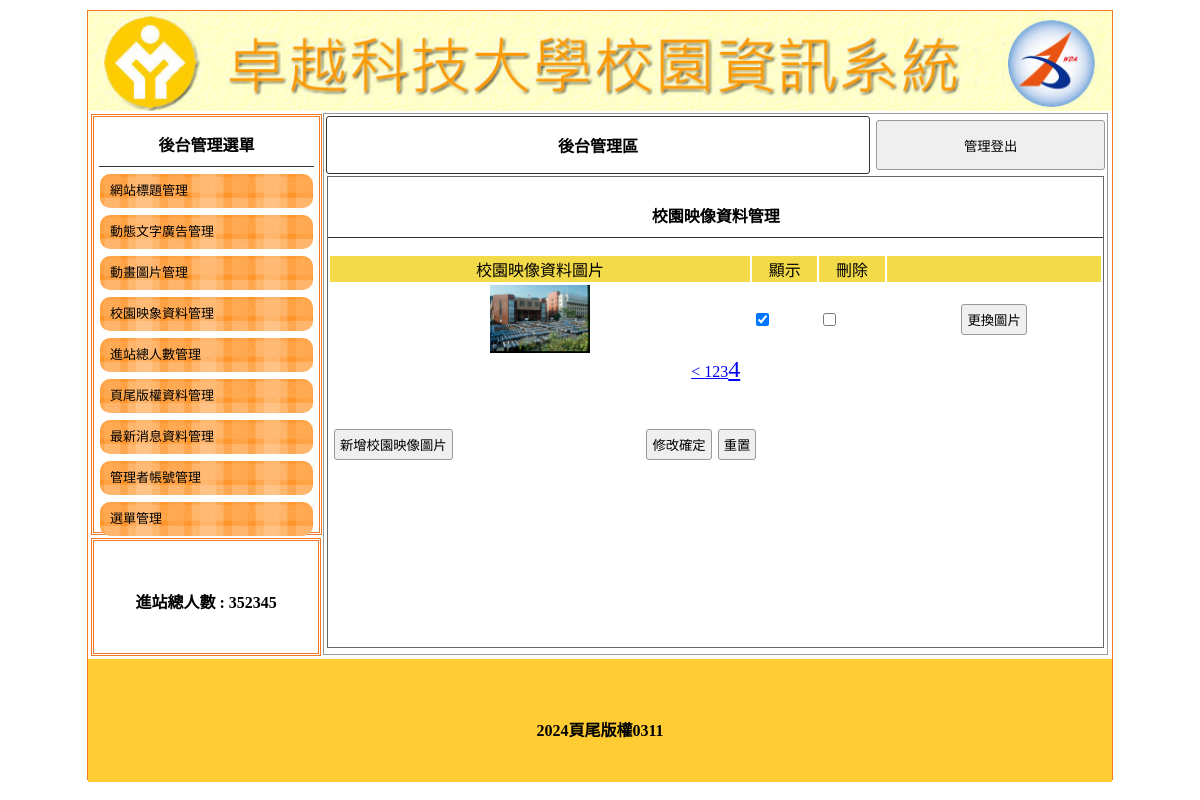
Screenshot of /back.php?do=image&p=4 with the database file from the repository.
### tables this page shows
CREATE TABLE `title` (
  `id` int(10) UNSIGNED NOT NULL,
  `img` text NOT NULL,
  `text` text NOT NULL,
  `sh` int(1) NOT NULL
);

CREATE TABLE `total` (
  `id` int(10) UNSIGNED NOT NULL,
  `total` int(10) NOT NULL
);

CREATE TABLE `image` (
  `id` int(10) UNSIGNED NOT NULL,
  `img` text NOT NULL,
  `sh` int(1) NOT NULL
);

CREATE TABLE `bottom` (
  `id` int(10) NOT NULL,
  `bottom` text NOT NULL
);

### api/db.php (called while the page is built, shortened)
<?php
class DB{
    protected $dsn='mysql:host=localhost;charset=utf8;dbname=web19_01';
    protected $pdo;
    protected $table;
    public function __construct($table){
        $this->table=$table;
        $this->pdo=new PDO($this->dsn,'root','');
    }
    private function a2s($array) {
        foreach ($array as $col => $val) {
            $tmp[]="`$col`='$val'";
        }
        return $tmp;
    }
    private function sql_all($sql,$array,$other) {
        if (isset($this->table)&&!empty($this->table)) {
            if (is_array($array)) {
                if (!empty($array)) {
                    $tmp=$this->a2s($array);
                    $sql.="where".join("&&",$tmp);
                }
            }else{
                $sql.="$array";
            }
            $sql.=$other;
            return $sql;
        }
    }
    function all($where='',$other='') {
        $sql="select * from `$this->table`";
        $sql=$this->sql_all($sql,$where,$other);
        return $this->pdo->query($sql)->fetchAll(PDO::FETCH_ASSOC);
    }
    function count($where='',$other='') {
        $sql="select count(*) from `$this->table`";
        $sql=$this->sql_all($sql,$where,$other);
        return $this->pdo->query($sql)->fetchColumn();
    }
    function find($id){
        $sql="select * from `$this->table`";
        if (is_array($id)) {
            if (!empty($id)) {
                $tmp=$this->a2s($id);
                $sql.="where".join("&&",$tmp);
            }
        }else{
            $sql.="where `id`='$id'";
        }
        return $this->pdo->query($sql)->fetch(PDO::FETCH_ASSOC);
    }
    function save($array){
        if (isset($array['id'])) {
            $sql="update `$this->table` set";
            if (!empty($array)) {
                $tmp=$this->a2s($array);
            }
            $sql.=join(",",$tmp);
            $sql.="where `id`='{$array['id']}'";
        }else{
            $sql="insert into `$this->table`";
            $cols="(`".join("`,`",array_keys($array))."`)";
            $vals="('".join("','",$array)."')";
            $sql=$sql.$cols."values".$vals;
        }
        return $this->pdo->exec($sql);
    }
}
$Bottom=new DB('bottom');
$Total=new DB('total');
$Title=new DB('title');
$Image=new DB('image');

### back.php (the view, shortened to what this page needs)
<?php
include_once "./api/db.php";
$bottom=$Bottom->find(1);
$total=$Total->find(2);
$title=$Title->find(['sh'=>1]);
?>
<!DOCTYPE html PUBLIC "-//W3C//DTD XHTML 1.0 Transitional//EN" "http://www.w3.org/TR/xhtml1/DTD/xhtml1-transitional.dtd">
<html xmlns="http://www.w3.org/1999/xhtml">
<head>
	<link href="./css/css.css" rel="stylesheet" type="text/css">
</head>
<body>
	<div id="main">
		<a title="" href="index.php">
			<div class="ti" style="background:url(./img/<?=$title['img'];?>); background-size:cover;"></div>
		</a>
		<div id="ms">
			<div id="lf" style="float:left;">
				<div id="menuput" class="dbor">
					<span class="t botli">後台管理選單</span>
					<a style="color:#000; font-size:13px; text-decoration:none;" href="?do=title">
						<div class="mainmu">
							網站標題管理 </div>
					</a>
					<a style="color:#000; font-size:13px; text-decoration:none;" href="?do=ad">
						<div class="mainmu">
							動態文字廣告管理 </div>
					</a>
					<a style="color:#000; font-size:13px; text-decoration:none;" href="?do=mvim">
						<div class="mainmu">
							動畫圖片管理 </div>
					</a>
					<a style="color:#000; font-size:13px; text-decoration:none;" href="?do=image">
						<div class="mainmu">
							校園映象資料管理 </div>
					</a>
					<a style="color:#000; font-size:13px; text-decoration:none;" href="?do=total">
						<div class="mainmu">
							進站總人數管理 </div>
					</a>
					<a style="color:#000; font-size:13px; text-decoration:none;" href="?do=bottom">
						<div class="mainmu">
							頁尾版權資料管理 </div>
					</a>
					<a style="color:#000; font-size:13px; text-decoration:none;" href="?do=news">
						<div class="mainmu">
							最新消息資料管理 </div>
					</a>
					<a style="color:#000; font-size:13px; text-decoration:none;" href="?do=admin">
						<div class="mainmu">
							管理者帳號管理 </div>
					</a>
					<a style="color:#000; font-size:13px; text-decoration:none;" href="?do=menu">
						<div class="mainmu">
							選單管理 </div>
					</a>
				</div>
				<div class="dbor" style="margin:3px; width:95%; height:20%; line-height:100px;">
					<span class="t">進站總人數 :
						<?=$total['total'];?> </span>
				</div>
			</div>
			<div class="di" style="height:540px; border:#999 1px solid; width:76.5%; margin:2px 0px 0px 0px; float:left; position:relative; left:20px;">
				<table width="100%">
					<tbody>
						<tr>
							<td style="width:70%;font-weight:800; border:#333 1px solid; border-radius:3px;" class="cent"><a href="?do=admin" style="color:#000; text-decoration:none;">後台管理區</a></td>
							<td><button onclick="location.href='./api/logout.php'" style="width:99%; margin-right:2px; height:50px;">管理登出</button></td>
						</tr>
					</tbody>
				</table>
				<?php
				$do = $_GET['do'] ?? 'main';
				$file = "./back/$do.php";
				if (file_exists($file)) {
					include $file;
				} else {
					include "./back/main.php";
				}
				?>
			</div>
		</div>
		<div style="width:1024px; left:0px; position:relative; background:#FC3; margin-top:4px; height:123px; display:block;">
			<span class="t" style="line-height:123px;"><?=$bottom['bottom'];?></span>
		</div>
	</div>
</body>
</html>

### back/image.php (shortened to what this page needs)
<div style="width:99%; height:87%; margin:auto; overflow:auto; border:#666 1px solid;">
    <p class="t cent botli">校園映像資料管理</p>
    <form method="post" action="./api/edit.php">
        <table width="100%">
            <tbody>
                <tr class="yel">
                    <td width="45%">校園映像資料圖片</td>
                    <td width="7%">顯示</td>
                    <td width="7%">刪除</td>
                    <td width="23%"></td>
                </tr>
                <?php
                $total = $Image->count();
                $div = 3;
                $page = ceil($total / $div);
                $now = $_GET['p'] ?? 1;
                $start = ($now - 1) * $div;
                $images = $Image->all("limit $start,$div");
                foreach ($images as $image) {
                ?>
                    <tr>
                        <td class="cent"><img style="width: 100px;height:68px" src="./img/<?= $image['img']; ?>" alt=""></td>
                        <td><input type="checkbox" name="sh[]" value="<?= $image['id']; ?>" <?= ($image['sh'] == 1) ? 'checked' : ''; ?>></td>
                        <td><input type="checkbox" name="del[]" value="<?= $image['id']; ?>"></td>
                        <td class="cent"><input type="button" onclick="op('#cover','#cvr','./modal/update.php?table=<?= $do; ?>&&id=<?= $image['id']; ?>')" value="更換圖片"></td>
                    </tr>
                <?php
                }
                ?>
            </tbody>
        </table>
        <div class="cent">
            <?php
            if ($now - 1 > 0) {
                $prev = $now - 1;
                echo "<a href='?do=$do&p=$prev'> < </a>";
            }
            for ($i = 1; $i <= $page; $i++) {
                $size = ($i == $now) ? 'font-size:24px' : 'font-size:16px';
                echo "<a href='?do=$do&p=$i' style='$size'>$i</a>";
            }
            ?>
        </div>
        <table style="margin-top:40px; width:70%;">
            <tbody>
                <tr>
                    <td width="200px"><input type="button" onclick="op('#cover','#cvr','./modal/<?= $do; ?>.php?table=<?= $do; ?>')" value="新增校園映像圖片"></td>
                    <td class="cent"><input type="submit" value="修改確定"><input type="reset" value="重置"></td>
                </tr>
            </tbody>
        </table>
    </form>
</div>

### css/css.css (style rules this page uses)
body { padding:0px; margin:0px; }
#main { width:1024px; height:768px; margin:10px auto 10px auto; border:#EE7728 1px solid; position:relative; }
.ti { width:100%; height:100px; position:relative; background-size:cover; background-repeat:no-repeat; }
.dbor { border:#EE7728 double 3px; margin:1px; padding:2px 10px 2px 10px; }
.t { font-weight:800; display:block; text-align:center; padding:10px 1px 10px 1px; }
.botli { border-bottom:#333 1px solid; }
.mainmu { position:relative; border-radius:10px; background:url(../img/menu.fw.png) center no-repeat; background-size:cover; line-height:30px; padding:2px 10px 2px 10px; margin:7px 1px 7px 1px; }
#lf { height:540px; width:21%; display:inline-block; }
#menuput { width:100%; height:75%; position:relative; padding:5px; display:block; margin: 3px; }
.di { display:inline-block; }
.cent { text-align:center; }
input,button { border:#999 1px solid; border-radius:3px; background:#EFEFEF; padding:5px; margin:3px; }
.yel td { background:#F3DA49; text-align:center; }

### rows the page displays
title: img (picture)
total: total "352345"
image: img (picture), sh "☑"
bottom: bottom "2024頁尾版權0311"
